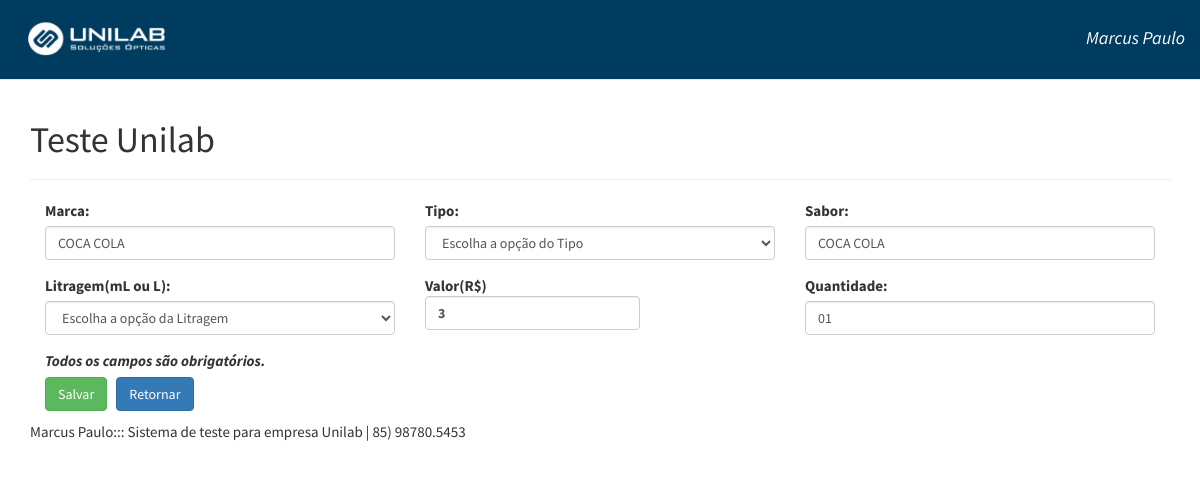
Screenshot of /editar/28 with the database file from the repository.
### tables this page shows
CREATE TABLE `contatos` (
  `id` int(11) NOT NULL,
  `nome` varchar(255) DEFAULT NULL,
  `tipo` varchar(255) DEFAULT NULL,
  `sabor` varchar(255) DEFAULT NULL,
  `litragem` varchar(255) DEFAULT NULL,
  `valor` varchar(255) DEFAULT NULL,
  `quantidade` varchar(255) DEFAULT NULL,
  `email` varchar(255) DEFAULT NULL
);

### application/controllers/Base.php (called while the page is built, shortened)
<?php
class Base extends CI_Controller {
	public function Editar(){
		$id = $this->uri->segment(2);
		$dados['contato'] = $this->contatos_model->GetById($id);
		$this->load->view('editar',$dados);
	}
}

### index.php (called while the page is built, shortened)
<?php
require_once BASEPATH.'core/CodeIgniter.php';

### application/models/Contatos_model.php (called while the page is built, shortened)
<?php
class Contatos_model extends MY_Model {
    function __construct() {
        $this->table = 'contatos';
    }
}

### application/core/MY_Model.php (called while the page is built, shortened)
<?php
class MY_Model extends CI_Model {
  var $table = "";
  function GetById($id) {
    $this->db->where('id', $id);
    $query = $this->db->get($this->table);
    if ($query->num_rows() > 0) {
      return $query->row_array();
    } else {
      return null;
    }
  }
}

### application/views/editar.php (the view, shortened to what this page needs)
<div class="container">
	<div class="page-header">
		<h1>Teste Unilab</h1>
	</div>
	<form method="post" action="<?=base_url('atualizar')?>" enctype="multipart/form-data">
		<div class="col-md-4">
			<div class="form-group">
				<label>Marca:</label>
				<input type="text" name="nome" class="form-control" value="<?=$contato['nome']?>" required/>
			</div>
		</div>
 	    <div class="col-md-4">
			<div class="form-group">
				<label>Tipo:</label>
				<select name="tipo" class="form-control" value="<?=$contato['tipo']?>" required/>
                  <option value="">Escolha a op&ccedil;&atilde;o do Tipo</option>
			</div>
		</div>
		 <div class="col-md-4">
			<div class="form-group">
				<label>Sabor:</label>
				<input type="text" name="sabor" class="form-control" value="<?=$contato['sabor']?>" required/>
			</div>
		</div>
		 <div class="col-md-4">
			<div class="form-group">
				<label>Litragem(mL ou L):</label>
               <select name="litragem" class="form-control" value="<?=$contato['litragem']?>" required/>
                  <option value="">Escolha a op&ccedil;&atilde;o da Litragem</option>
			</div>
		</div>
		 <div class="col-md-4">
			<div class="form-group">
              <label>Valor(R$)</labelth>
				<input type="number" name="valor" class="form-control" value="<?=$contato['valor']?>" required/>
			</div>
		</div>
		 <div class="col-md-4">
			<div class="form-group">
				<label>Quantidade:</label>
				<input type="number" name="quantidade" class="form-control" value="<?=$contato['quantidade']?>" required/>
			</div>
		</div>
	<div class="col-md-4">
			<label><em>Todos os campos são obrigatórios.</em></label>
			<input type="submit" value="Salvar" class="btn btn-success" />
			<a class='btn btn-primary' href="JavaScript: window.history.back();">Retornar</a>
		</div>
	</form>
</div>

### assets/css/estilo.css (style rules this page uses)
html { position: relative; min-height: 100%; }
body { font-family: "Source Sans Pro", Helvetica, Arial, sans-serif; font-size: 15px; min-height: 100%; padding-top: 80px; position:relative; }
a { color:#dd4814; }
.container { width: auto; max-width: 1170px; padding: 0 15px; }

### rows the page displays
contatos: nome "COCA COLA", sabor "COCA COLA", valor "3", quantidade "01"
